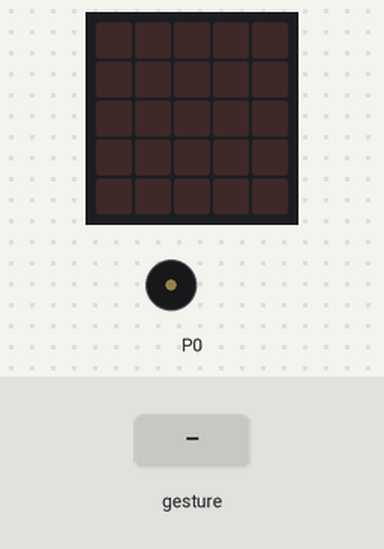
Bench run of a program on a simulated BBC micro:bit (MakeCode). Parts: the board's 5×5 LED display, buzzer (waves = sounding). Inputs (shaded band) come from the test bench. Random numbers come from a fixed seed; a tilt is held for 1.5 s and a shake lasts 1 s, then the board lies face up again.

Above: at 1.2 s.
1.3 s: gesture 'shake'
At 2.15 s:
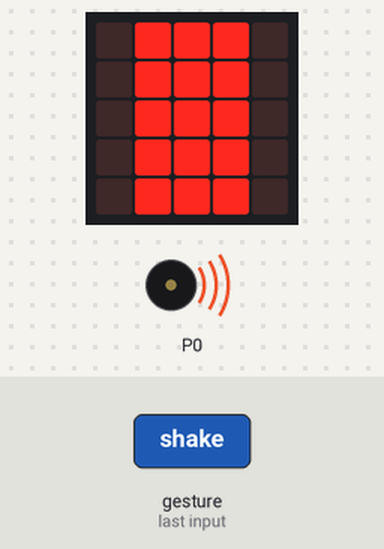
At 3.3 s:
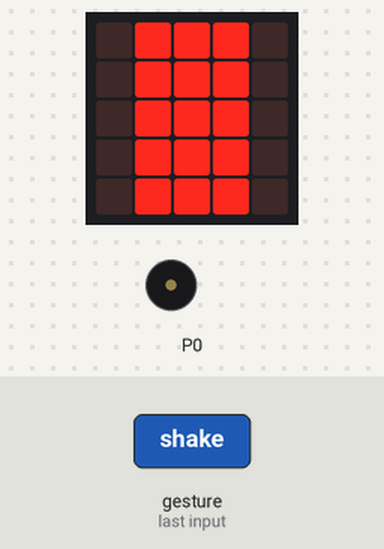
3.9 s: gesture 'shake'
At 4.6 s:
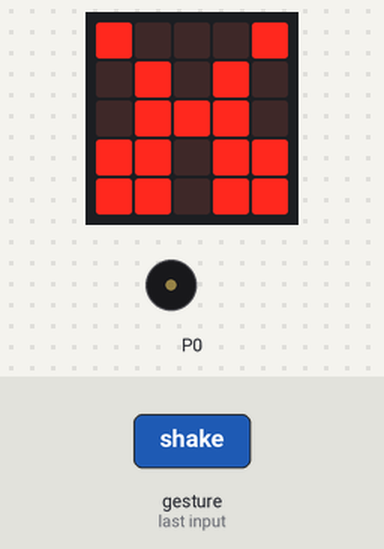
Timing chart, 0 to 6.9 s (numbered marks = the images above; inputs shaded):
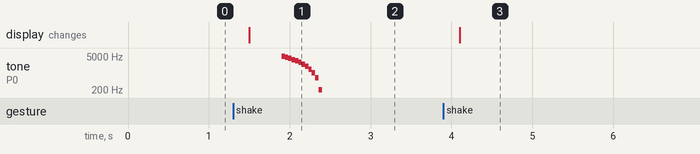

The program:

main.ts
```typescript
let hand = 0
input.onGesture(Gesture.Shake, function () {
    hand = randint(1, 3)
    if (hand == 1) {
        basic.showLeds(`
            . # # # .
            . # # # .
            . # # # .
            . # # # .
            . # # # .
            `)
        music.playSoundEffect(music.createSoundEffect(WaveShape.Sine, 5000, 0, 255, 0, 500, SoundExpressionEffect.None, InterpolationCurve.Linear), SoundExpressionPlayMode.UntilDone)
    } else if (hand == 2) {
        basic.showLeds(`
            . . . . .
            . # # # .
            . # # # .
            . # # # .
            . . . . .
            `)
    } else {
        basic.showLeds(`
            # . . . #
            . # . # .
            . # # # .
            # # . # #
            # # . # #
            `)
    }
})
```

test.ts
```typescript
// aquí va el archivo "tests"; esto no se compilará cuando este paquete se utilice como una extensión.
```

Measured:
- after the input at 1.3 s, tone on P0: plays 4791 Hz for 0.04 s, 4375 Hz for 0.04 s, 3958 Hz for 0.04 s, 3541 Hz for 0.04 s, 3125 Hz for 0.04 s, 2708 Hz for 0.04 s … (12 notes in this stretch), starting after 0.60 s; the display: changes after 0.20 s (image 1)
- after the input at 3.9 s, the display: changes after 0.20 s (image 3)
